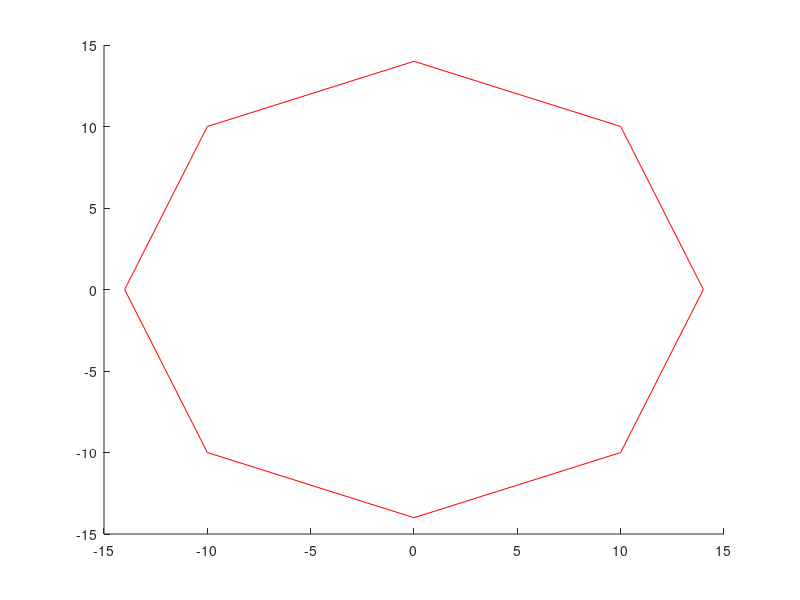

Reproduce this figure in MATLAB. (Note: this script raises an error after producing the figure.)
function empic1

global movi xx yy A numar clear unclear background r


hfig=gcf;
    button=get(hfig,'selectiontype');
        if (strcmp(button,'normal'))
          l=get(gca,'currentpoint');
          x=round(l(3));
          y=round(l(1));
          
          numar=numar+1;
          xx(numar)=x;
          yy(numar)=y;
          octogon=[];
                      
         ocols=[x-14, x-10, x,    x+10,   x+14, x+10,   x,   x-10,   x-14];
         orows=[y,   y-10, y-14,  y-10,   y,   y+10,   y+14, y+10,   y];
           % disp(orows); 
           % disp(ocols);
       line(orows,ocols,'color','r');
       octogon=roipoly(A(:,:),orows,ocols);
       
       pos=find(octogon==1);
       media=mean(A(pos));
       media=media-background;       
       clear(numar)=media;
       
       
              elseif (strcmp(button,'alt'))
          l=get(gca,'currentpoint');
          x=round(l(3));
          y=round(l(1));
         octogon=[];
         ocols=[x-28, x-20, x,    x+20,   x+28, x+20,   x,   x-20,   x-28];
         orows=[y,   y-20, y-28,  y-20,   y,   y+20,   y+28, y+20,   y];
           % disp(orows); 
           % disp(ocols);
     line(orows,ocols,'color','b');
       octogon=roipoly(A(:,:),orows,ocols);
       
       pos=find(octogon==1);
       media=mean(A(pos));
       
       background=media;
      
   end;
         